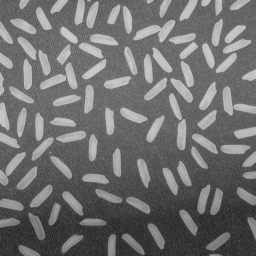
%> input picture doc/userManual/images/imGranulo/rice.png, 256 x 256 px
$ octave --eval "demoImOrientedBox;"   (GNU Octave 9; MATLAB toolbox functions it lacks are replaced by stand-ins)
%> lines starting %> are read from the running program, lines starting %| are printed output that depends on the picture; in (x1, y1, x2, y2) boxes, pixels count from 0 and x2, y2 are one past the last pixel; in counts of white or black regions, pixels touching at a corner belong together; the program's own positions count from 1
### malimpa/imMeasures/imHistogram.m
function varargout = imHistogram(img, varargin)
%IMHISTOGRAM  Histogram of 2D/3D grayscale or color images
%
%   Usage
%   H = imHistogram(IMG);
%   imHistogram(IMG);
%
%   Description
%   H = imHistogram(IMG);
%   Compute the histogram of the image IMG. IMG can be a 2D or 3D image.
%   The number of bins is computed automatically depending on image type
%   for integer images, and on image min/max values for floating-point
%   images.
%   If IMG is a color image, the result is a N-by-3 array, containing
%   histograms for the red, green and blue bands in each column.
%
%   H = imHistogram(..., N);
%   Specifies the number of histogram bins. N must be a scalar>0.
%
%   H = imHistogram(..., [GMIN GMAX]);
%   Specifies the gray level extents. This can e especially useful for
%   images stored in float, or for images with more than 256 gray levels.
%
%   H = imHistogram(..., []);
%   Forces the function to compute the histogram limits from values of
%   image gray levels.
%
%   H = imHistogram(..., BINS);
%   Specifies the bin centers.
%
%   H = imHistogram(..., ROI);
%   where ROI is a binary image the same size as IMG, computes the
%   histogram only for pixels/voxels located inside of the specified region
%   of interest.
%
%   [H X] = imHistogram(...);
%   Returns the center of bins used for histogram computation.
%
%   imHistogram(IMG);
%   When called with no output argument, displays the histogram on the
%   current axis.
%
%
%   Examples
%   % Histogram of a grayscale image (similar to imhist)
%     img = imread('cameraman.tif');
%     imHistogram(img);
%
%   % RGB Histogram of a color image
%     img = imread('peppers.png');
%     imHistogram(img);
%
%   % Compute histogram of a 3D image, only for pixel with non null values
%   % (requires image processing toolbox)
%     info = analyze75info('brainMRI.hdr');
%     X = analyze75read(info);
%     imHistogram(X, X>0, 0:88)
%
%   See also
%   imhist, hist
%
% ------
% Author: David Legland
% e-mail: david.legland@grignon.inra.fr
% Created: 2010-01-27,    using Matlab 7.9.0.529 (R2009b)
% Copyright 2010 INRA - Cepia Software Platform.

% HISTORY
% 2010-09-10 code cleanup, update doc


%% Initialise default parameters

% default number of histogram bins
N = 256;

% default roi is empty
roi = [];

% check if image is color
colorImage = size(img, 3) == 3;

% physical dimension of image
imgSize = size(img);
if colorImage
    imgSize(3) = [];
end

% compute intensity bounds, based either on type or on image data
if isinteger(img)
    type = class(img);
    minimg = intmin(type);
    maximg = intmax(type);
else
    minimg = min(img(:));
    maximg = max(img(:));
end


%% Process input arguments

% process each argument
while ~isempty(varargin)
    var = varargin{1};

    if isempty(var)
        % if an empty variable is given, assumes gray level bounds must be
        % recomputed from image values
        minimg = min(img(:));
        maximg = max(img(:));

    elseif isnumeric(var) && length(var) == 1
        % argument is number of bins
        N = var;

    elseif isnumeric(var) && length(var) == 2
        % argument is min and max of values to compute
        minimg = var(1);
        maximg = var(2);

    elseif islogical(var)
        % argument is a ROI
        roi = var;

        % compute roi physical size
        roiSize = size(roi);
        if colorImage && length(roiSize) > length(imgSize)
            roiSize(3) = [];
        end

        % check roi size
        if any(roiSize ~= imgSize)
            error('ROI and image must have same size');
        end

    elseif isnumeric(var)
        % argument is value for histogram bins
        x = var;
        minimg = var(1);
        maximg = var(end);
        N = length(x);
    end

    % remove processed argument from the list
    varargin(1) = [];
end

% compute bin centers if they were not specified
if ~exist('x', 'var')
    x = linspace(double(minimg), double(maximg), N);
end


%% Main processing

% compute image histogram
if ~colorImage
    % process 2D or 3D grayscale image
    h = calcHistogram(img, x, roi);

else
    % process color image: compute histogram of each channel
    h = zeros(length(x), 3);
    if ndims(img) == 3
        % process 2D color image
        for i = 1:3
            h(:, i) = calcHistogram(img(:,:,i), x, roi);
        end
    else
        % process 3D color image
        for i = 1:3
            h(:, i) = calcHistogram(img(:,:,i,:), x, roi);
        end
    end
end


%% Process output arguments

% In case of no output argument, display the histogram
if nargout == 0
    % display histogram in current axis
    if ~colorImage
        % Display grayscale histogram
        bar(gca, x, h, 'hist');
        % use jet color to avoid gray display
        colormap jet;

    else
        % display each color histogram as stairs, to see the 3 curves
        hh = stairs(gca, x, h);

        % setup curve colors
        set(hh(1), 'color', [1 0 0]); % red
        set(hh(2), 'color', [0 1 0]); % green
        set(hh(3), 'color', [0 0 1]); % blue
    end

    % setup histogram bounds
    xlim([minimg maximg]);

elseif nargout == 1
    % return histogram
    varargout = {h};
elseif nargout == 2
    % return histogram and x placement
    varargout = {h, x};
elseif nargout == 3
    % return red, green and blue histograms as separate outputs
    varargout = {h(:,1), h(:,2), h(:,3)};
elseif nargout == 4
    % return red, green and blue histograms as separate outputs as well as
    % the bin centers
    varargout = {h(:,1), h(:,2), h(:,3), x};
end


%% Utilitary functions

function h = calcHistogram(img, x, roi)
% Compute image histogram using specified bins, and eventually a region of
% interest

if isempty(roi)
    % histogram of whole image
    h = hist(double(img(:)), x)';
else
    % histogram constrained to ROI
    h = hist(double(img(roi)), x)';
end

### matImage/imMeasures/imFindLabels.m
function labels = imFindLabels(img)
% Find unique labels within a label image.
%
%   LABELS = imFindLabels(IMG)
%   Finds the unique labels in the label image IMG. The result can be
%   obtained using the "unique" function, but a special processing is added
%   to avoid using too much memory.
%
%   Example
%   imFindLabels
%
%   See also
%     imCentroid, imBoundingBox, imFeretDiameter, imOrientedBox, imRAG

% ------
% Author: David Legland
% e-mail: david.legland@inrae.fr
% Created: 2013-07-17,    using Matlab 7.9.0.529 (R2009b)
% Copyright 2013 INRA - Cepia Software Platform.

% Switch determination of labels depending on data type of image array
if islogical(img)
    % in case of logical array, the only label is 1.
    labels = 1;

elseif isfloat(img)
    % for floating point values, use the 'unique' function
    labels = unique(img(:));
    labels(labels==0) = [];

elseif isstruct(img) && isfield(img, 'NumObjects')
    % if the array was obtained from a connected-components algorithms, the
    % result is stored on the resulting struct
    labels = (1:img.NumObjects)';

elseif isinteger(img)
    % in the case of integer array, switch to a memory-frugal algorithm
    maxLabel = double(max(img(:)));
    labels = zeros(maxLabel, 1);

    nLabels = 0;

    for i = 1:maxLabel
        if any(img(:) == i)
            nLabels = nLabels + 1;
            labels(nLabels) = i;
        end
    end

    labels = labels(1:nLabels);

else
    error('MatImage:imMeasures:imFindLabels', ...
        'Can not process images with datatype: %s', class(img));
end

### malimpa/imMeasures/imOrientedBox.m
function [rect labels] = imOrientedBox(img, varargin)
%IMORIENTEDBOX Minimum-area oriented bounding box of particles in image
%
%   OBB = imOrientedBox(IMG);
%   Computes the minimum area oriented bounding box of labels in image IMG.
%   IMG is either a bianry or a label image. The result OBB is a N-by-5
%   array, containing the center, the length, the width, and the
%   orientation of the bounding box of each particle in image.
%
%   The orientation is given in degrees, in the direction of the greatest
%   box axis.
%
%   OBB = imOrientedBox(IMG, NDIRS);
%   OBB = imOrientedBox(IMG, DIRSET);
%   Specifies either the number of directions to use for computing boxes
%   (default is 180 corresponding to one direction by degree), or the set
%   of directions (in degrees).
%
%   OBB = imOrientedBox(..., SPACING);
%   OBB = imOrientedBox(..., SPACING, ORIGIN);
%   Specifies the spatial calibration of image. Both SPACING and ORIGIN are
%   1-by-2 row vectors. SPACING = [SX SY] contains the size of a pixel.
%   ORIGIN = [OX OY] contains the center position of the top-left pixel of
%   image.
%   If no calibration is specified, spacing = [1 1] and origin = [1 1] are
%   used. If only the sapcing is specified, the origin is set to [0 0].
%
%   Example
%   % Compute and display the oriented box of several particles
%     img = imread('rice.png');
%     img2 = img - imopen(img, ones(30, 30));
%     lbl = bwlabel(img2 > 50, 4);
%     boxes = imOrientedBox(lbl);
%     imshow(img); hold on;
%     drawOrientedBox(boxes, 'linewidth', 2, 'color', 'g');
%
%   See also
%   imFeretDiameter, imInertiaEllipse, imMaxFeretDiameter
%
% ------
% Author: David Legland
% e-mail: david.legland@grignon.inra.fr
% Created: 2011-02-07,    using Matlab 7.9.0.529 (R2009b)
% Copyright 2011 INRA - Cepia Software Platform.

%   HISTORY
%   2011-03-30 use degrees for angles


%% Extract number of orientations

theta = 180;
if ~isempty(varargin)
    var1 = varargin{1};
    if isscalar(var1)
        % Number of directions given as scalar
        theta = var1;
        varargin(1) = [];

    elseif ndims(var1) == 2 && sum(size(var1) ~= [1 2]) ~= 0
        % direction set given as vector
        theta = var1;
        varargin(1) = [];
    end
end


%% Extract spatial calibration

% default values
spacing = [1 1];
origin  = [1 1];
calib   = false;

% extract spacing
if ~isempty(varargin)
    spacing = varargin{1};
    varargin(1) = [];
    calib = true;
    origin = [0 0];
end

% extract origin
if ~isempty(varargin)
    origin = varargin{1};
end


%% Initialisations

% if theta is scalar, create an array of directions (in degrees)
if isscalar(theta)
    theta = linspace(0, 180, theta+1);
    theta = theta(1:end-1);
end
nTheta = length(theta);

% extract the set of labels, without the background
labels = imFindLabels(img);
nLabels = length(labels);

% allocate memory for result
rect = zeros(nLabels, 5);


%% Iterate over labels

for i = 1:nLabels
    % extract points of the current particle
    [y x] = find(img==labels(i));
    if isempty(x)
        continue;
    end

    % transform to physical space if needed
    if calib
        x = (x-1) * spacing(1) + origin(1);
        y = (y-1) * spacing(2) + origin(2);
    end

    % keep only points of the convex hull
    try
        inds = convhull(x, y);
        x = x(inds);
        y = y(inds);
    catch ME %#ok<NASGU>
        % an exception can occur if points are colinear.
        % in this case we transform all points
    end

    % compute convex hull centroid, that corresponds to approximate
    % location of rectangle center
    xc = mean(x);
    yc = mean(y);

    % recenter points (should be better for numerical accuracy)
    x = x - xc;
    y = y - yc;

    % allocate memory for result of Feret Diameter computation
    fd = zeros(1, nTheta);

    % iterate over orientations
    for t = 1:nTheta
        % convert angle to radians, and change sign (to make transformed
        % points aligned along x-axis)
        theta2 = -theta(t) * pi / 180;

        % compute only transformed x-coordinate
        x2  = x * cos(theta2) - y * sin(theta2);

        % compute diameter for extreme coordinates
        xmin    = min(x2);
        xmax    = max(x2);

        % store result (add 1 pixel to consider pixel width)
        dl      = spacing(1) * abs(cos(theta2)) + spacing(2) * abs(sin(theta2));
        fd(t)   = xmax - xmin + dl;
    end

    % compute area of enclosing rectangles with various orientations
    feretArea = fd(:, 1:end/2) .* fd(:, end/2+1:end);

    % find the orientation that produces to minimum area rectangle
    [minArea indMinArea] = min(feretArea, [], 2); %#ok<ASGLU>

    % convert index to angle (still in degrees)
    indMin90 = indMinArea + nTheta/2;
    if fd(indMinArea) < fd(indMin90)
        thetaMax = theta(indMin90);
    else
        thetaMax = theta(indMinArea);
    end

    % pre-compute trigonometric functions
    cot = cosd(thetaMax);
    sit = sind(thetaMax);

    % elongation in direction of rectangle length
    x2  =   x * cot + y * sit;
    y2  = - x * sit + y * cot;

    % compute extension along main directions
    xmin = min(x2);    xmax = max(x2);
    ymin = min(y2);    ymax = max(y2);

    % position of the center with respect to the centroid compute before
    dl = (xmax + xmin) / 2;
    dw = (ymax + ymin) / 2;

    % change  coordinate from rectangle to user-space
    dx  = dl * cot - dw * sit;
    dy  = dl * sit + dw * cot;

    % coordinates of rectangle center
    xc2 = xc + dx;
    yc2 = yc + dy;

    dsx = spacing(1) * abs(cot) + spacing(2) * abs(sit);
    dsy = spacing(1) * abs(sit) + spacing(2) * abs(cot);

    % size of the rectangle
    rectLength  = xmax - xmin + dsx;
    rectWidth   = ymax - ymin + dsy;

    % concatenate rectangle data
    rect(i,:) = [xc2 yc2 rectLength rectWidth thetaMax];
end

### demos/imMeasures/demoImOrientedBox.m
function demoImOrientedBox(varargin)
%DEMOIMORIENTEDBOX Demo file for using function imOrientedBox
%
%   Syntax
%   demoImOrientedBox
%   The demo runs automatically. A basic segmentation is performed on a
%   demo image, then oriented boxes are computed for each particle and
%   displayed on the original image.
%
%   Example
%   demoImOrientedBox
%
%   See also
%   demoImMaxFeretDiameter, imOrientedBox

% ------
% Author: David Legland
% e-mail: david.legland@grignon.inra.fr
% Created: 2011-05-09,    using Matlab 7.9.0.529 (R2009b)
% Copyright 2011 INRA - Cepia Software Platform.


%% Image segmentation

% read image
img = imread('rice.png');
%> img is the input picture: size 256x256 uint8; min 40, max 204, mean 111.2
figure(1); clf;
imshow(img);

% compute background
bg = imopen(img, ones(30, 30));
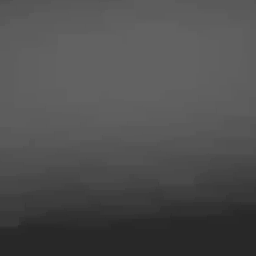
%> bg: size 256x256 uint8; min 40, max 98, mean 78.7
img2 = img - bg;
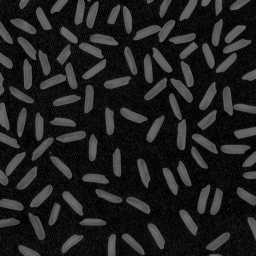
%> img2: size 256x256 uint8; min 0, max 113, mean 32.6
figure(2); clf;
imshow(img2);

% display histogram, to identify the threshold value
figure(3); clf;
imHistogram(img2);
%> after the loop in imHistogram, `while ~isempty(varargin)`: N = 256; varargin = {}
%> in imHistogram, `x = linspace(double(minimg), double(maximg), N);`: x = 256 values from 0 to 255
%> in calcHistogram, `h = hist(double(img(:)), x)';`: h = 256 values, max 3010 at index 9, min 0 at index 115, mean 256
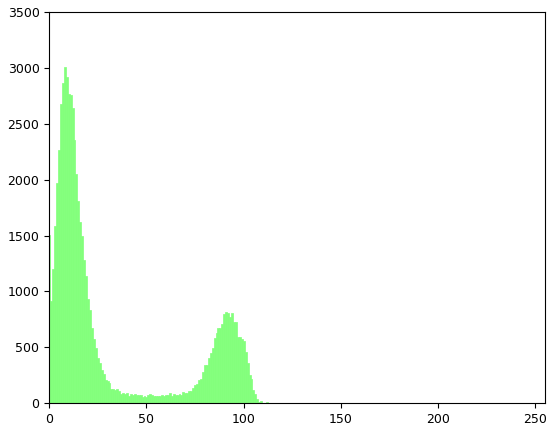
%> figure redrawn from the program's plot data; tallest bar 3010 high, from x = 7.5 to 8.5

% image binarisation, and remove particles touching border
bin = img2 > 50;
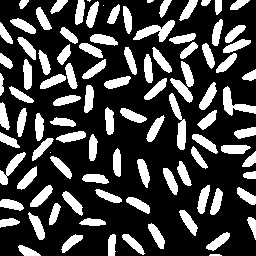
%> bin: size 256x256 logical; 26.9% white; 99 white regions (4 under 20 px), largest, box (x1, y1, x2, y2) and area: (133, 20, 175, 42) 403, (169, 93, 186, 150) 400, (223, 86, 256, 116) 374
bin = imclearborder(bin, 4);
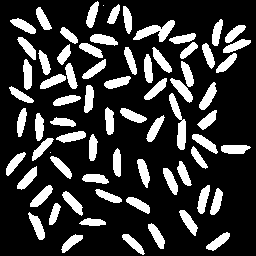
%> bin: size 256x256 logical; 21.6% white; 72 white regions (2 under 20 px), largest, box (x1, y1, x2, y2) and area: (133, 20, 175, 42) 403, (169, 93, 186, 150) 400, (199, 82, 217, 110) 235
imshow(bin);

% compute image labels, using minimal connectivity
lbl = bwlabel(bin, 4);
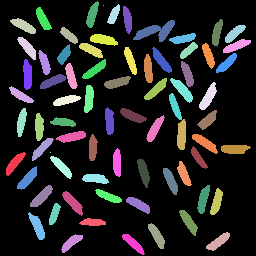
%> lbl: size 256x256 double; 74 distinct labels, from 0 to 73; one colour per label, 0 black
nLabels = max(lbl(:));
%> nLabels = 73

% display label image
rgb = label2rgb(lbl, jet(nLabels), 'w', 'shuffle');
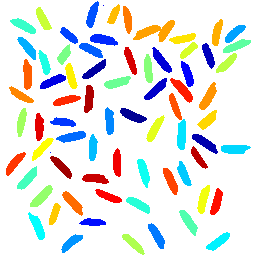
%> rgb: size 256x256x3 uint8; mean R, G, B 226.8, 229.5, 225.7
figure(4); clf;
imshow(rgb);


%% Compute enclosing oriented boxes

% call the function
boxes = imOrientedBox(lbl);
%> in imFindLabels, `labels = unique(img(:));`: labels = 74 values from 0 to 73
%> in imOrientedBox, `labels = imFindLabels(img);`: labels = 73 values from 1 to 73
%> the loop in imOrientedBox, `for i = 1:nLabels` made 73 passes
%> (inds, x, y, xc, yc, minArea, indMinArea, indMin90) on passes 4, 6, 21: ([178; 75; 13; 1; 2; 31; 63; 154; 190; 199; 178], [34; 26; 20; 18; 19; 23; 26; 33; 36; 36; 34], [60; 52; 44; 40; 38; 38; 40; 47; 51; 60; 60], 27.73, 48.18, 287, 46, 136), ([206; 215; 173; 69; 35; 4; 1; 5; 57; 161; 206], [37; 37; 33; 25; 22; 18; 18; 19; 25; 33; 37], [167; 176; 181; 189; 190; 189; 186; 184; 177; 169; 167], 27.64, 179.5, 301, 46, 136), ([140; 152; 154; 151; 72; 57; 42; 9; 3; 1; 10; 43; 115; 140], [70; 71; 71; 70; 64; 63; 62; 59; 58; 58; 60; 63; 68; 70], [45; 52; 54; 56; 64; 65; 65; 62; 60; 58; 55; 51; 46; 45], 64.79, 55.57, 222.4, 38, 128)
%> (x, y, xc, yc, minArea, indMinArea, indMin90, thetaMax) on passes 3, 12, 13, 14: ([35; 31; 26; 15; 11; 11; 13; 18; 19; 22; 26; 32; 36; 36; 35], [34; 34; 32; 26; 22; 21; 20; 19; 19; 20; 22; 26; 30; 33; 34], 24.4, 26.13, 295.9, 29, 119, 28), ([6; 1; 0; -2; -6; -7; -7; -5; -3; -1; 2; 8; 8; 6], [30; 30; 29; 26; 18; 15; 10; 8; 8; 11; 16; 28; 29; 30], 44, 20.57, 245.3, 64, 154, 63), ([46; 44; 40; 39; 40; 41; 46; 47; 50; 51; 51; 50; 48; 46], [75; 73; 59; 54; 51; 51; 55; 56; 65; 69; 70; 73; 75; 75], 45.64, 64.36, 244.2, 75, 165, 74), ([62; 66; 66; 65; 61; 49; 46; 41; 41; 42; 44; 54; 59; 62], [75; 77; 80; 81; 83; 88; 89; 89; 86; 84; 82; 77; 75; 75], 54.14, 81.5, 277.6, 68, 158, 157)

% display result
hold on;
drawOrientedBox(boxes, 'linewidth', 2);
%> (this line was passed over: drawOrientedBox is not available in this run)

$ run again, with doc/userManual/images/imGranulo/coins_OpDisk15.tif saved as doc/userManual/images/imGranulo/rice.png
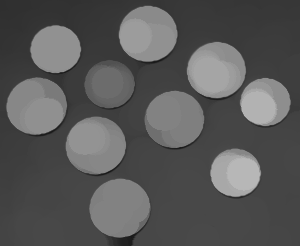
%> input picture doc/userManual/images/imGranulo/coins_OpDisk15.tif, 300 x 246 px
%> in demoImOrientedBox, img is the input picture: size 246x300 uint8; min 23, max 183, mean 88.2
%> after the loop in imHistogram, `while ~isempty(varargin)`: N = 256; varargin = {}
%> in imHistogram, `x = linspace(double(minimg), double(maximg), N);`: x = 256 values from 0 to 255
%> in calcHistogram, `h = hist(double(img(:)), x)';`: h = 256 values, max 40033 at index 1, min 0 at index 105, mean 288.3
%> bin: size 246x300 logical; 3.7% white; 36 white regions, largest, box (x1, y1, x2, y2) and area: (240, 89, 246, 117) 117, (30, 36, 36, 64) 112, (255, 160, 261, 186) 111
%> in demoImOrientedBox, `lbl = bwlabel(bin, 4);`:
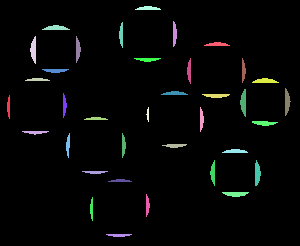
%> lbl: size 246x300 double; 37 distinct labels, from 0 to 36; one colour per label, 0 black
%> in demoImOrientedBox, `nLabels = max(lbl(:));`: nLabels = 36
%> in demoImOrientedBox, `rgb = label2rgb(lbl, jet(nLabels), 'w', 'shuffle');`:
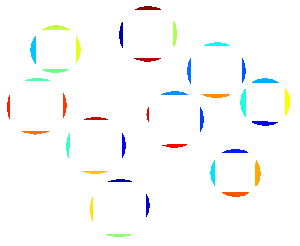
%> rgb: size 246x300x3 uint8; mean R, G, B 249.9, 250.7, 250.2
%> in imFindLabels, `labels = unique(img(:));`: labels = 37 values from 0 to 36
%> in imOrientedBox, `labels = imFindLabels(img);`: labels = 36 values from 1 to 36
%> the loop in imOrientedBox, `for i = 1:nLabels` made 36 passes
%> (inds, x, xc, yc, minArea, thetaMax, cot, sit) on passes 1, 4, 8: ([31; 54; 30; 10; 1; 11; 31], [0.857; 0.857; -0.143; -1.14; -1.14; -0.143; 0.857], 9.14, 105.9, 72, 90, 0, 1), ([85; 112; 84; 18; 4; 1; 5; 59; 85], [2.22; 2.22; 1.22; -1.78; -2.78; -2.78; -1.78; 1.22; 2.22], 33.78, 49, 168, 90, 0, 1), ([9; 1; 10; 52; 66; 51; 28; 9], [-1.25; -1.25; -0.25; 1.75; 1.75; 0.75; -0.25; -1.25], 68.25, 147.4, 100, 90, 0, 1)

$ run again, with doc/userManual/images/imGranulo/coins_OpDisk27.tif saved as doc/userManual/images/imGranulo/rice.png
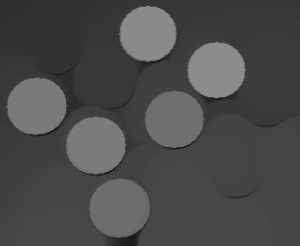
%> input picture doc/userManual/images/imGranulo/coins_OpDisk27.tif, 300 x 246 px
%> in demoImOrientedBox, img is the input picture: size 246x300 uint8; min 23, max 140, mean 74.9
%> after the loop in imHistogram, `while ~isempty(varargin)`: N = 256; varargin = {}
%> in imHistogram, `x = linspace(double(minimg), double(maximg), N);`: x = 256 values from 0 to 255
%> in calcHistogram, `h = hist(double(img(:)), x)';`: h = 256 values, max 63625 at index 1, min 0 at index 76, mean 288.3
%> in demoImOrientedBox, `bin = img2 > 50;`:
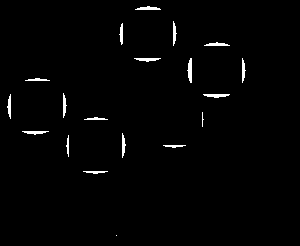
%> bin: size 246x300 logical; 1.4% white; 19 white regions (2 under 20 px), largest, box (x1, y1, x2, y2) and area: (187, 58, 192, 83) 87, (203, 94, 230, 98) 76, (134, 58, 161, 62) 70
%> lbl: size 246x300 double; 20 distinct labels, from 0 to 19
%> in demoImOrientedBox, `nLabels = max(lbl(:));`: nLabels = 19
%> in demoImOrientedBox, `rgb = label2rgb(lbl, jet(nLabels), 'w', 'shuffle');`:
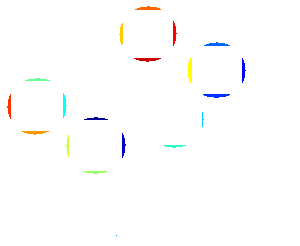
%> rgb: size 246x300x3 uint8; mean R, G, B 253.3, 253.1, 252.9
%> in imFindLabels, `labels = unique(img(:));`: labels = 20 values from 0 to 19
%> in imOrientedBox, `labels = imFindLabels(img);`: labels = 19 values from 1 to 19
%> the loop in imOrientedBox, `for i = 1:nLabels` made 19 passes
%> (inds, x, xc, yc, minArea, thetaMax, cot, sit) on passes 4, 5, 9: ([25; 1; 26; 47; 62; 61; 46; 25], [-1.12; -1.12; -0.125; 0.875; 1.88; 0.875; -0.125; -1.12], 65.12, 107.5, 100, 90, 0, 1), ([19; 40; 18; 2; 1; 3; 19], [0.857; 0.857; -0.143; -1.14; -1.14; -0.143; 0.857], 68.14, 145, 66, 90, 0, 1), ([38; 58; 37; 16; 1; 2; 17; 38], [1.12; 1.12; 0.125; -0.875; -1.88; -0.875; 0.125; 1.12], 121.9, 33.38, 88, 90, 0, 1)
%> after the loop in imOrientedBox, `for i = 1:nLabels`: fd = 180 values, max 25.02 at index 89, min 4 at index 1, mean 16.85; rect = 19 rows, first 8: [9.5 107 25 4 90; 36 133.5 27 4 0; 38 80 25 3 0; 65.5 106 25 4 90; 68 146.5 22 3 90; 96 173 25 3 0; 96.5 119 24 3 0; 117 236 1 1 0]
%> boxes has the same summary as rect in imOrientedBox
